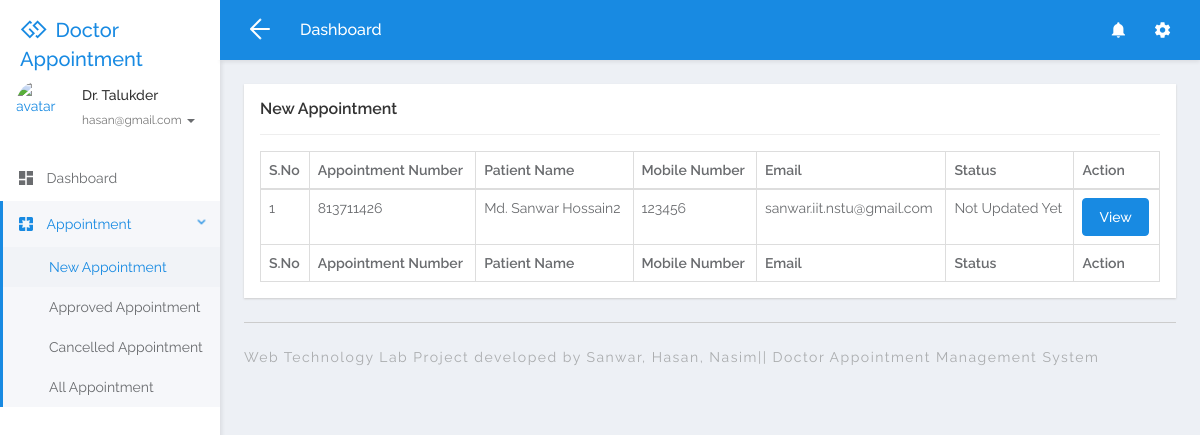
Screenshot of /doctor/new-appointment.php (signed in) with the database file from the repository.
### tables this page shows
CREATE TABLE `tbldoctor` (
  `ID` int(5) NOT NULL,
  `FullName` varchar(250) DEFAULT NULL,
  `MobileNumber` bigint(10) DEFAULT NULL,
  `Email` varchar(250) DEFAULT NULL,
  `Specialization` varchar(250) DEFAULT NULL,
  `Password` varchar(259) DEFAULT NULL,
  `CreationDate` timestamp NULL DEFAULT CURRENT_TIMESTAMP
);

CREATE TABLE `tblappointment` (
  `ID` int(10) NOT NULL,
  `AppointmentNumber` int(10) DEFAULT NULL,
  `Name` varchar(250) DEFAULT NULL,
  `MobileNumber` bigint(20) DEFAULT NULL,
  `Email` varchar(250) DEFAULT NULL,
  `AppointmentDate` date DEFAULT NULL,
  `AppointmentTime` time DEFAULT NULL,
  `Specialization` varchar(250) DEFAULT NULL,
  `Doctor` int(10) DEFAULT NULL,
  `Message` mediumtext,
  `ApplyDate` timestamp NULL DEFAULT CURRENT_TIMESTAMP,
  `Remark` varchar(250) DEFAULT NULL,
  `Status` varchar(250) DEFAULT NULL,
  `UpdationDate` timestamp NULL DEFAULT NULL ON UPDATE CURRENT_TIMESTAMP
);

### doctor/new-appointment.php (the view, shortened to what this page needs)
<?php
include('includes/dbconnection.php');
if (strlen($_SESSION['damsid']==0)) {
  header('location:logout.php');
  } else{
  ?>
<!DOCTYPE html>
<html lang="en">
<head>
	<link rel="stylesheet" href="libs/bower/font-awesome/css/font-awesome.min.css">
	<link rel="stylesheet" href="libs/bower/material-design-iconic-font/dist/css/material-design-iconic-font.css">
	<link rel="stylesheet" href="libs/bower/animate.css/animate.min.css">
	<link rel="stylesheet" href="libs/bower/fullcalendar/dist/fullcalendar.min.css">
	<link rel="stylesheet" href="libs/bower/perfect-scrollbar/css/perfect-scrollbar.css">
	<link rel="stylesheet" href="assets/css/bootstrap.css">
	<link rel="stylesheet" href="assets/css/core.css">
	<link rel="stylesheet" href="assets/css/app.css">
</head>
<body class="menubar-left menubar-unfold menubar-light theme-primary">
<?php include_once('includes/header.php');?>
<?php include_once('includes/sidebar.php');?>
<main id="app-main" class="app-main">
  <div class="wrap">
	<section class="app-content">
		<div class="row">
			<div class="col-md-12">
				<div class="widget">
					<header class="widget-header">
						<h4 class="widget-title">New Appointment</h4>
					</header>
					<hr class="widget-separator">
					<div class="widget-body">
						<div class="table-responsive">
							<table class="table table-bordered table-hover js-basic-example dataTable table-custom">
								<thead>
									<tr>
										<th>S.No</th>
										<th>Appointment Number</th>
										<th>Patient Name</th>
										<th>Mobile Number</th>
										<th>Email</th>
									<th>Status</th>
										<th>Action</th>
									</tr>
								</thead>
								<tbody>
                  <?php
              $docid=$_SESSION['damsid'];
$sql="SELECT * from  tblappointment where Status is null && Doctor=:docid";
$query = $dbh -> prepare($sql);
$query-> bindParam(':docid', $docid, PDO::PARAM_STR);
$query->execute();
$results=$query->fetchAll(PDO::FETCH_OBJ);
$cnt=1;
if($query->rowCount() > 0)
{
foreach($results as $row)
{               ?>
									<tr>
										<td><?php echo htmlentities($cnt);?></td>
										<td><?php  echo htmlentities($row->AppointmentNumber);?></td>
										<td><?php  echo htmlentities($row->Name);?></td>
										<td><?php  echo htmlentities($row->MobileNumber);?></td>
										<td><?php  echo htmlentities($row->Email);?></td>
                                        <?php if($row->Status==""){ ?>
                     <td><?php echo "Not Updated Yet"; ?></td>
<?php } else { ?>                  <td><?php  echo htmlentities($row->Status);?>
                  </td>
                  <?php } ?>
										<td><a href="view-appointment-detail.php?editid=<?php echo htmlentities ($row->ID);?>&&aptid=<?php echo htmlentities ($row->AppointmentNumber);?>" class="btn btn-primary">View</a></td>
									</tr>
								 <?php $cnt=$cnt+1;}} ?>
								</tbody>
                  <tfoot>
                  <tr>
                  <th>S.No</th>
										<th>Appointment Number</th>
										<th>Patient Name</th>
										<th>Mobile Number</th>
										<th>Email</th>
										<th>Status</th>
										<th>Action</th>
                  </tr>
                </tfoot>
							</table>
						</div>
					</div>
				</div>
			</div>
		</div>
	</section>
</div>
  <?php include_once('includes/footer.php');?>
</main>
</body>
</html>
<?php }  ?>

### doctor/includes/sidebar.php (shortened to what this page needs)
<aside id="menubar" class="menubar light">
  <div class="app-user">
    <div class="media">
      <div class="media-left">
        <div class="avatar avatar-md avatar-circle">
          <a href="javascript:void(0)"><img class="img-responsive" src="assets/images/images.jpg" alt="avatar"/></a>
        </div>
      </div>
      <div class="media-body">
        <div class="foldable">
          <?php
$eid=$_SESSION['damsid'];
$sql="SELECT FullName,Email from  tbldoctor where ID=:eid";
$query = $dbh -> prepare($sql);
$query->bindParam(':eid',$eid,PDO::PARAM_STR);
$query->execute();
$results=$query->fetchAll(PDO::FETCH_OBJ);
foreach($results as $row)
{
$email=$row->Email;
$fname=$row->FullName;
}   ?>
          <h5><a href="javascript:void(0)" class="username"><?php  echo $fname ;?></a></h5>
          <ul>
            <li class="dropdown">
              <a href="javascript:void(0)" class="dropdown-toggle usertitle" data-toggle="dropdown" aria-haspopup="true" aria-expanded="false">
                <small><?php  echo $email;?></small>
                <span class="caret"></span>
              </a>
            </li>
          </ul>
        </div>
      </div>
    </div>
  </div>
  <div class="menubar-scroll">
    <div class="menubar-scroll-inner">
      <ul class="app-menu">
        <li class="has-submenu">
          <a href="dashboard.php">
            <i class="menu-icon zmdi zmdi-view-dashboard zmdi-hc-lg"></i>
            <span class="menu-text">Dashboard</span>
          </a>
        </li>
       <li class="has-submenu">
          <a href="javascript:void(0)" class="submenu-toggle">
            <i class="menu-icon zmdi zmdi-pages zmdi-hc-lg"></i>
            <span class="menu-text">Appointment</span>
            <i class="menu-caret zmdi zmdi-hc-sm zmdi-chevron-right"></i>
          </a>
          <ul class="submenu">
            <li><a href="new-appointment.php"><span class="menu-text">New Appointment</span></a></li>
            <li><a href="approved-appointment.php"><span class="menu-text">Approved Appointment</span></a></li>
            <li><a href="cancelled-appointment.php"><span class="menu-text">Cancelled Appointment</span></a></li>
            <li><a href="all-appointment.php"><span class="menu-text">All Appointment</span></a></li>
          </ul>
        </li>
      </ul>
    </div>
  </div>
</aside>

### rows the page displays
tbldoctor: FullName "Dr. Talukder", Email "hasan@gmail.com"
tblappointment: AppointmentNumber "813711426", Name "Md. Sanwar Hossain2", MobileNumber "123456", Email "sanwar.iit.nstu@gmail.com", shows "Not Updated Yet"
